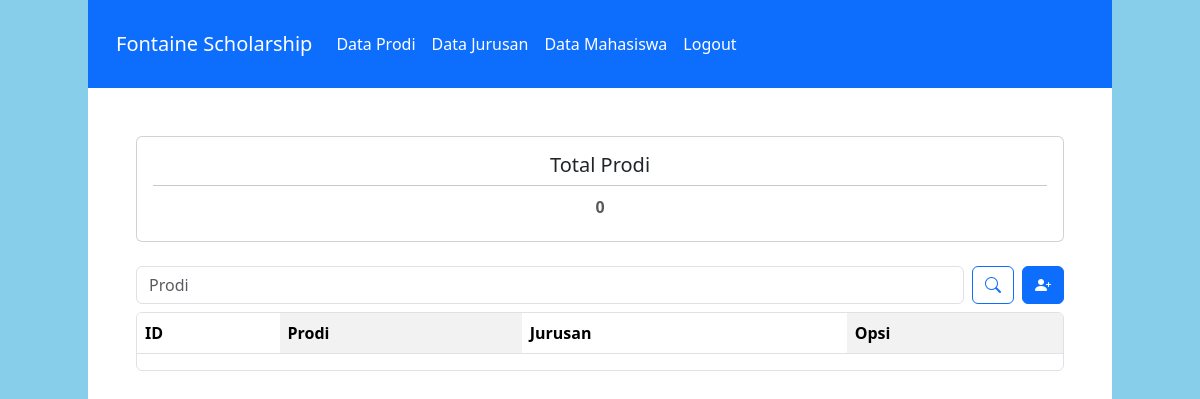
Page /prodi on the earlier database version.
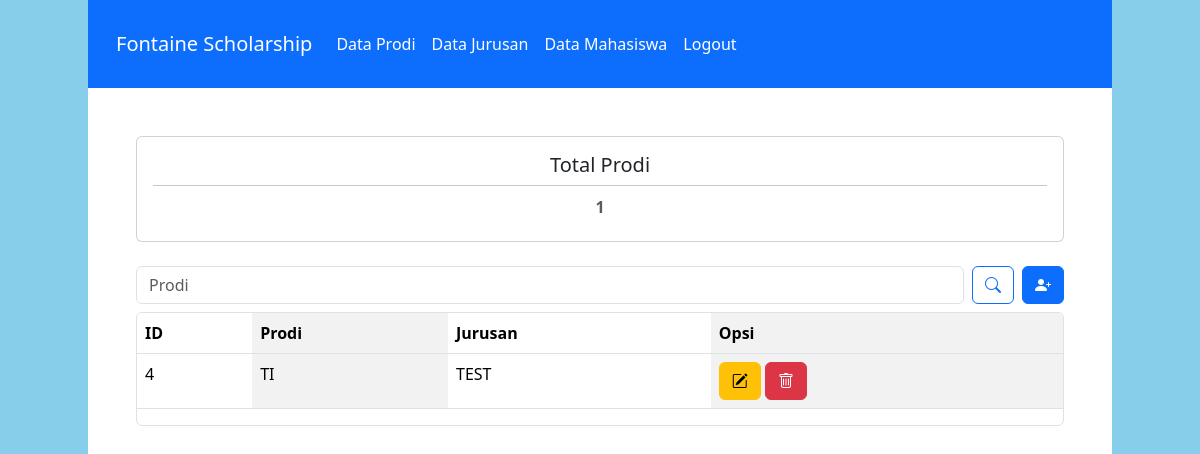
Same page on the later database version.
### polls/models.py (models this page shows, shortened)
class Prodi(models.Model):
    nama_prodi = models.CharField(max_length=50)
    id_jurusan = models.ForeignKey(Jurusan, on_delete=models.CASCADE, null=True, blank=True)

class Jurusan(models.Model):
    nama_jurusan = models.CharField(max_length=50)

### polls/views.py (the view)
# urls.py: path("prodi", views.data_prodi, name="prodi"),
def data_prodi(request):
    query = request.GET.get("q")
    if query:
        data_prd = Prodi.objects.filter(nama_prodi__icontains=query)
    else:
        data_prd = Prodi.objects.all()
    return render(request, "prodi.html", {
        "dt_prd": data_prd
    })

### polls/templates/prodi.html (shortened to what this page needs)
{% load static %}
<!DOCTYPE html>
<html lang="en" style="height: 768px;
    max-width: 1024px;
    margin: auto;
    background-color: skyblue;">
<head>
    <link rel="stylesheet" href="{% static "bootstrap/css/bootstrap.min.css" %}">
    <link rel="stylesheet" href="https://cdn.jsdelivr.net/npm/bootstrap-icons@1.13.1/font/bootstrap-icons.min.css">
</head>
<body style="height: 100%;">
    <nav class="navbar navbar-expand-lg bg-primary py-4 px-3">
        <div class="container-fluid">
            <a class="navbar-brand fs-5 text-white" href="{% url "dashboard" %}">Fontaine Scholarship</a>
            <div class="collapse navbar-collapse" id="navbarNavAltMarkup">
                <div class="navbar-nav">
                    <a class="nav-link active text-white" aria-current="page" href="{% url "prodi" %}">Data Prodi</a>
                    <a class="nav-link text-white" aria-current="page" href="{% url "jurusan" %}">Data Jurusan</a>
                    <a class="nav-link text-white" aria-current="page" href="{% url "mahasiswa" %}">Data Mahasiswa</a>
                    <a class="nav-link text-white" href="{% url "logout" %}">Logout</a>
                </div>
            </div>
        </div>
    </nav>
    <div class="mt-5 mx-5">
        <div class="d-flex flex-wrap mb-4">
            <div class="card w-100";>
                <div class="card-body text-center">
                    <h5 class="card-title">Total Prodi</h5>
                    <hr class="mb-3 mt-0">
                    <h6 class="card-subtitle mb-2 text-body-secondary fw-bold">{{ dt_prd|length }}</h6>
                </div>
            </div>
        </div>
        <div>
            <div class="search-bar d-flex flex-column flex-md-row justify-content-between align-items-md-center gap-2 mb-2">
                <form class="d-flex flex-grow-1">
                    <input class="form-control me-2" type="search" name="q" placeholder="Prodi" value="{{ request.GET.q }}">
                    <button class="btn btn-outline-primary"><i class="bi bi-search"></i></button>
                </form>
                <a type="button" class="btn btn-primary w-md-auto" href="{% url 'tambah_prodi' %}"><i class="bi bi-person-plus-fill"></i></a>
            </div>
            <div class="border rounded table-responsive">
                <table class="table table-striped-columns">
                    <thead>
                        <tr>
                        <th scope="col">ID</th>
                        <th scope="col">Prodi</th>
                        <th scope="col">Jurusan</th>
                        <th scope="col">Opsi</th>
                        </tr>
                    </thead>
                    <tbody>
                        {% for p in dt_prd %}
                        <tr>
                                <td>{{ p.id }}</td>
                                <td>{{ p.nama_prodi }}</td>
                                <td>{{ p.id_jurusan.nama_jurusan }}</td>
                                <td>
                                    <div>
                                        <a href="{% url 'edit_prodi' p.id %}" class="btn btn-warning"><i class="bi bi-pencil-square"></i></a>
                                        <a class="btn btn-danger" data-bs-toggle="modal" data-bs-target="#deleteModal{{ p.id }}"><i class="bi bi-trash"></i></a>
                                    </div>
                                </td>
                        </tr>
                        {% endfor %}
                    </tbody>
                </table>
            </div>
        </div>
    </div>
</body>
</html>

Differences in the rows shown:
added Prodi: id "4", nama_prodi "TI", id_jurusan.nama_jurusan "TEST"
Other differences:
{{ dt_prd|length }}: "0" → "1"
